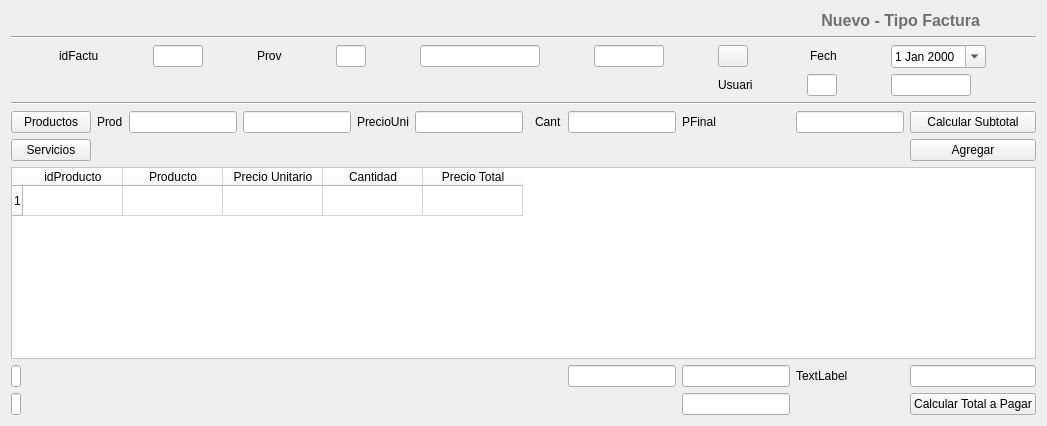
  <widget class="QWidget" name="centralwidget">
   <layout class="QVBoxLayout" name="verticalLayout_2">
    <item>
     <layout class="QVBoxLayout" name="verticalLayout">
      <item>
       <layout class="QHBoxLayout" name="horizontalLayout">
        <item>
         <widget class="QLabel" name="lb_titulo">
          <property name="sizePolicy">
           <sizepolicy hsizetype="Preferred" vsizetype="Fixed">
            <horstretch>0</horstretch>
            <verstretch>0</verstretch>
           </sizepolicy>
          </property>
          <property name="text">
           <string>&lt;html&gt;&lt;head/&gt;&lt;body&gt;&lt;p&gt;&lt;span style=&quot; font-size:12pt; font-weight:600; color:#6f6f6f;&quot;&gt;Nuevo - Tipo Factura&lt;/span&gt;&lt;/p&gt;&lt;/body&gt;&lt;/html&gt;</string>
          </property>
          <property name="alignment">
           <set>Qt::AlignRight|Qt::AlignTrailing|Qt::AlignVCenter</set>
          </property>
         </widget>
        </item>
        <item>
         <widget class="QLabel" name="label_2">
          <property name="sizePolicy">
           <sizepolicy hsizetype="Preferred" vsizetype="Fixed">
            <horstretch>0</horstretch>
            <verstretch>0</verstretch>
           </sizepolicy>
          </property>
          <property name="maximumSize">
           <size>
            <width>50</width>
            <height>50</height>
           </size>
          </property>
          <property name="text">
           <string/>
          </property>
          <property name="pixmap">
           <pixmap>iconos/3592812-document-general-letter-note-office-page-paper_107779.png</pixmap>
          </property>
          <property name="scaledContents">
           <bool>true</bool>
          </property>
         </widget>
        </item>
       </layout>
      </item>
      <item>
       <widget class="Line" name="line">
        <property name="orientation">
         <enum>Qt::Horizontal</enum>
        </property>
       </widget>
      </item>
     </layout>
    </item>
    <item>
     <layout class="QVBoxLayout" name="verticalLayout_8">
      <item>
       <layout class="QGridLayout" name="gridLayout_3">
        <item row="0" column="9">
         <widget class="QDateEdit" name="dateEdit">
          <property name="sizePolicy">
           <sizepolicy hsizetype="Fixed" vsizetype="Fixed">
            <horstretch>0</horstretch>
            <verstretch>0</verstretch>
           </sizepolicy>
          </property>
          <property name="calendarPopup">
           <bool>true</bool>
          </property>
         </widget>
        </item>
        <item row="0" column="1">
         <widget class="QLabel" name="label">
          <property name="sizePolicy">
           <sizepolicy hsizetype="Fixed" vsizetype="Fixed">
            <horstretch>0</horstretch>
            <verstretch>0</verstretch>
           </sizepolicy>
          </property>
          <property name="text">
           <string>idFactu</string>
          </property>
         </widget>
        </item>
        <item row="0" column="5">
         <widget class="QLineEdit" name="lineEdit_9">
          <property name="sizePolicy">
           <sizepolicy hsizetype="Fixed" vsizetype="Fixed">
            <horstretch>0</horstretch>
            <verstretch>0</verstretch>
           </sizepolicy>
          </property>
          <property name="minimumSize">
           <size>
            <width>120</width>
            <height>0</height>
           </size>
          </property>
          <property name="maximumSize">
           <size>
            <width>120</width>
            <height>16777215</height>
           </size>
          </property>
         </widget>
        </item>
        <item row="0" column="7">
         <widget class="QPushButton" name="pushButton">
          <property name="sizePolicy">
           <sizepolicy hsizetype="Fixed" vsizetype="Fixed">
            <horstretch>0</horstretch>
            <verstretch>0</verstretch>
           </sizepolicy>
          </property>
          <property name="minimumSize">
           <size>
            <width>30</width>
            <height>0</height>
           </size>
          </property>
          <property name="maximumSize">
           <size>
            <width>30</width>
            <height>16777215</height>
           </size>
          </property>
          <property name="layoutDirection">
           <enum>Qt::LeftToRight</enum>
          </property>
          <property name="text">
           <string/>
          </property>
          <property name="icon">
           <iconset>
            <normaloff>iconos/file-search_114412.png</normaloff>iconos/file-search_114412.png</iconset>
          </property>
         </widget>
        </item>
        <item row="0" column="2">
         <widget class="QLineEdit" name="lineEdit">
          <property name="sizePolicy">
           <sizepolicy hsizetype="Fixed" vsizetype="Fixed">
            <horstretch>0</horstretch>
            <verstretch>0</verstretch>
           </sizepolicy>
          </property>
          <property name="minimumSize">
           <size>
            <width>50</width>
            <height>0</height>
           </size>
          </property>
          <property name="maximumSize">
           <size>
            <width>50</width>
            <height>16777215</height>
           </size>
          </property>
         </widget>
        </item>
        <item row="0" column="8">
         <widget class="QLabel" name="label_5">
          <property name="sizePolicy">
           <sizepolicy hsizetype="Fixed" vsizetype="Fixed">
            <horstretch>0</horstretch>
            <verstretch>0</verstretch>
           </sizepolicy>
          </property>
          <property name="layoutDirection">
           <enum>Qt::RightToLeft</enum>
          </property>
          <property name="text">
           <string>Fech</string>
          </property>
         </widget>
        </item>
        <item row="0" column="6">
         <widget class="QLineEdit" name="lineEdit_3">
          <property name="sizePolicy">
           <sizepolicy hsizetype="Fixed" vsizetype="Fixed">
            <horstretch>0</horstretch>
            <verstretch>0</verstretch>
           </sizepolicy>
          </property>
          <property name="minimumSize">
           <size>
            <width>70</width>
            <height>0</height>
           </size>
          </property>
          <property name="maximumSize">
           <size>
            <width>70</width>
            <height>16777215</height>
           </size>
          </property>
         </widget>
        </item>
        <item row="0" column="3">
         <widget class="QLabel" name="label_3">
          <property name="sizePolicy">
           <sizepolicy hsizetype="Fixed" vsizetype="Fixed">
            <horstretch>0</horstretch>
            <verstretch>0</verstretch>
           </sizepolicy>
          </property>
          <property name="layoutDirection">
           <enum>Qt::RightToLeft</enum>
          </property>
          <property name="text">
           <string>Prov</string>
          </property>
          <property name="alignment">
           <set>Qt::AlignLeading|Qt::AlignLeft|Qt::AlignVCenter</set>
          </property>
         </widget>
        </item>
        <item row="0" column="4">
         <widget class="QLineEdit" name="lineEdit_2">
          <property name="sizePolicy">
           <sizepolicy hsizetype="Fixed" vsizetype="Fixed">
            <horstretch>0</horstretch>
            <verstretch>0</verstretch>
           </sizepolicy>
          </property>
          <property name="minimumSize">
           <size>
            <width>29</width>
            <height>0</height>
           </size>
          </property>
          <property name="maximumSize">
           <size>
            <width>30</width>
            <height>16777215</height>
           </size>
          </property>
         </widget>
        </item>
        <item row="1" column="9">
         <widget class="QLineEdit" name="lineEdit_11">
          <property name="sizePolicy">
           <sizepolicy hsizetype="Fixed" vsizetype="Fixed">
            <horstretch>0</horstretch>
            <verstretch>0</verstretch>
           </sizepolicy>
          </property>
          <property name="minimumSize">
           <size>
            <width>80</width>
            <height>0</height>
           </size>
          </property>
          <property name="maximumSize">
           <size>
            <width>80</width>
            <height>16777215</height>
           </size>
          </property>
         </widget>
        </item>
        <item row="1" column="8">
         <widget class="QLineEdit" name="lineEdit_19">
          <property name="sizePolicy">
           <sizepolicy hsizetype="Fixed" vsizetype="Fixed">
            <horstretch>0</horstretch>
            <verstretch>0</verstretch>
           </sizepolicy>
          </property>
          <property name="minimumSize">
           <size>
            <width>30</width>
            <height>0</height>
           </size>
          </property>
          <property name="maximumSize">
           <size>
            <width>30</width>
            <height>16777215</height>
           </size>
          </property>
         </widget>
        </item>
        <item row="1" column="7">
         <widget class="QLabel" name="label_9">
          <property name="sizePolicy">
           <sizepolicy hsizetype="Fixed" vsizetype="Fixed">
            <horstretch>0</horstretch>
            <verstretch>0</verstretch>
           </sizepolicy>
          </property>
          <property name="text">
           <string>Usuari</string>
          </property>
         </widget>
        </item>
       </layout>
      </item>
     </layout>
    </item>
    <item>
     <widget class="Line" name="line_2">
      <property name="orientation">
       <enum>Qt::Horizontal</enum>
      </property>
     </widget>
    </item>
    <item>
     <layout class="QGridLayout" name="gridLayout">
      <item row="0" column="2">
       <widget class="QLineEdit" name="lineEdit_12"/>
      </item>
      <item row="0" column="9">
       <widget class="QLabel" name="label_18">
        <property name="text">
         <string>PFinal</string>
        </property>
       </widget>
      </item>
      <item row="0" column="7">
       <widget class="QLabel" name="label_15">
        <property name="text">
         <string>Cant</string>
        </property>
       </widget>
      </item>
      <item row="4" column="9">
       <widget class="QLineEdit" name="lineEdit_5"/>
      </item>
      <item row="0" column="8">
       <widget class="QLineEdit" name="lineEdit_15"/>
      </item>
      <item row="4" column="0">
       <widget class="QLineEdit" name="lineEdit_4">
        <property name="sizePolicy">
         <sizepolicy hsizetype="Fixed" vsizetype="Fixed">
          <horstretch>0</horstretch>
          <verstretch>0</verstretch>
         </sizepolicy>
        </property>
        <property name="minimumSize">
         <size>
          <width>10</width>
          <height>0</height>
         </size>
        </property>
        <property name="maximumSize">
         <size>
          <width>10</width>
          <height>16777215</height>
         </size>
        </property>
       </widget>
      </item>
      <item row="0" column="0">
       <widget class="QPushButton" name="pushButton_4">
        <property name="text">
         <string>Productos</string>
        </property>
        <property name="icon">
         <iconset>
          <normaloff>iconos/file-search_114412.png</normaloff>iconos/file-search_114412.png</iconset>
        </property>
       </widget>
      </item>
      <item row="0" column="10">
       <widget class="QLineEdit" name="lineEdit_21"/>
      </item>
      <item row="2" column="0" colspan="12">
       <widget class="QTableWidget" name="tableWidget2">
        <property name="palette">
         <palette>
          <active>
           <colorrole role="WindowText">
            <brush brushstyle="SolidPattern">
             <color alpha="255">
              <red>0</red>
              <green>0</green>
              <blue>0</blue>
             </color>
            </brush>
           </colorrole>
           <colorrole role="Button">
            <brush brushstyle="SolidPattern">
             <color alpha="255">
              <red>255</red>
              <green>255</green>
              <blue>255</blue>
             </color>
            </brush>
           </colorrole>
           <colorrole role="Light">
            <brush brushstyle="SolidPattern">
             <color alpha="255">
              <red>255</red>
              <green>255</green>
              <blue>255</blue>
             </color>
            </brush>
           </colorrole>
           <colorrole role="Midlight">
            <brush brushstyle="SolidPattern">
             <color alpha="255">
              <red>255</red>
              <green>255</green>
              <blue>255</blue>
             </color>
            </brush>
           </colorrole>
           <colorrole role="Dark">
            <brush brushstyle="SolidPattern">
             <color alpha="255">
              <red>127</red>
              <green>127</green>
              <blue>127</blue>
             </color>
            </brush>
           </colorrole>
           <colorrole role="Mid">
            <brush brushstyle="SolidPattern">
             <color alpha="255">
              <red>170</red>
              <green>170</green>
              <blue>170</blue>
             </color>
            </brush>
           </colorrole>
           <colorrole role="Text">
            <brush brushstyle="SolidPattern">
             <color alpha="255">
              <red>0</red>
              <green>0</green>
              <blue>0</blue>
             </color>
            </brush>
           </colorrole>
           <colorrole role="BrightText">
            <brush brushstyle="SolidPattern">
             <color alpha="255">
              <red>255</red>
              <green>255</green>
              <blue>255</blue>
             </color>
            </brush>
           </colorrole>
           <colorrole role="ButtonText">
            <brush brushstyle="SolidPattern">
             <color alpha="255">
              <red>0</red>
              <green>0</green>
              <blue>0</blue>
             </color>
            </brush>
           </colorrole>
           <colorrole role="Base">
            <brush brushstyle="SolidPattern">
             <color alpha="255">
              <red>255</red>
              <green>255</green>
              <blue>255</blue>
             </color>
            </brush>
           </colorrole>
           <colorrole role="Window">
            <brush brushstyle="SolidPattern">
             <color alpha="255">
              <red>255</red>
              <green>255</green>
              <blue>255</blue>
             </color>
            </brush>
           </colorrole>
           <colorrole role="Shadow">
            <brush brushstyle="SolidPattern">
             <color alpha="255">
              <red>0</red>
              <green>0</green>
              <blue>0</blue>
             </color>
            </brush>
           </colorrole>
           <colorrole role="AlternateBase">
            <brush brushstyle="SolidPattern">
             <color alpha="255">
              <red>255</red>
              <green>255</green>
              <blue>255</blue>
             </color>
            </brush>
           </colorrole>
           <colorrole role="ToolTipBase">
            <brush brushstyle="SolidPattern">
             <color alpha="255">
              <red>255</red>
              <green>255</green>
              <blue>220</blue>
             </color>
            </brush>
           </colorrole>
           <colorrole role="ToolTipText">
            <brush brushstyle="SolidPattern">
             <color alpha="255">
              <red>0</red>
              <green>0</green>
              <blue>0</blue>
             </color>
            </brush>
           </colorrole>
           <colorrole role="PlaceholderText">
            <brush brushstyle="SolidPattern">
             <color alpha="128">
              <red>0</red>
              <green>0</green>
              <blue>0</blue>
             </color>
            </brush>
           </colorrole>
          </active>
          <inactive>
           <colorrole role="WindowText">
            <brush brushstyle="SolidPattern">
             <color alpha="255">
              <red>0</red>
              <green>0</green>
              <blue>0</blue>
             </color>
            </brush>
           </colorrole>
           <colorrole role="Button">
            <brush brushstyle="SolidPattern">
             <color alpha="255">
              <red>255</red>
              <green>255</green>
              <blue>255</blue>
             </color>
            </brush>
           </colorrole>
           <colorrole role="Light">
            <brush brushstyle="SolidPattern">
             <color alpha="255">
              <red>255</red>
              <green>255</green>
              <blue>255</blue>
             </color>
            </brush>
           </colorrole>
           <colorrole role="Midlight">
            <brush brushstyle="SolidPattern">
             <color alpha="255">
              <red>255</red>
              <green>255</green>
              <blue>255</blue>
             </color>
            </brush>
           </colorrole>
           <colorrole role="Dark">
            <brush brushstyle="SolidPattern">
             <color alpha="255">
              <red>127</red>
              <green>127</green>
              <blue>127</blue>
             </color>
            </brush>
           </colorrole>
           <colorrole role="Mid">
            <brush brushstyle="SolidPattern">
             <color alpha="255">
              <red>170</red>
              <green>170</green>
              <blue>170</blue>
             </color>
            </brush>
           </colorrole>
           <colorrole role="Text">
            <brush brushstyle="SolidPattern">
             <color alpha="255">
              <red>0</red>
              <green>0</green>
              <blue>0</blue>
             </color>
            </brush>
           </colorrole>
           <colorrole role="BrightText">
            <brush brushstyle="SolidPattern">
             <color alpha="255">
              <red>255</red>
              <green>255</green>
              <blue>255</blue>
             </color>
            </brush>
           </colorrole>
           <colorrole role="ButtonText">
            <brush brushstyle="SolidPattern">
             <color alpha="255">
              <red>0</red>
              <green>0</green>
              <blue>0</blue>
             </color>
            </brush>
           </colorrole>
           <colorrole role="Base">
            <brush brushstyle="SolidPattern">
             <color alpha="255">
              <red>255</red>
              <green>255</green>
              <blue>255</blue>
             </color>
            </brush>
           </colorrole>
           <colorrole role="Window">
            <brush brushstyle="SolidPattern">
             <color alpha="255">
              <red>255</red>
              <green>255</green>
              <blue>255</blue>
             </color>
            </brush>
           </colorrole>
           <colorrole role="Shadow">
            <brush brushstyle="SolidPattern">
             <color alpha="255">
              <red>0</red>
              <green>0</green>
              <blue>0</blue>
             </color>
            </brush>
           </colorrole>
           <colorrole role="AlternateBase">
            <brush brushstyle="SolidPattern">
             <color alpha="255">
              <red>255</red>
              <green>255</green>
              <blue>255</blue>
             </color>
            </brush>
           </colorrole>
           <colorrole role="ToolTipBase">
            <brush brushstyle="SolidPattern">
             <color alpha="255">
              <red>255</red>
              <green>255</green>
              <blue>220</blue>
             </color>
            </brush>
           </colorrole>
           <colorrole role="ToolTipText">
            <brush brushstyle="SolidPattern">
             <color alpha="255">
              <red>0</red>
              <green>0</green>
              <blue>0</blue>
             </color>
            </brush>
           </colorrole>
           <colorrole role="PlaceholderText">
            <brush brushstyle="SolidPattern">
             <color alpha="128">
              <red>0</red>
              <green>0</green>
              <blue>0</blue>
             </color>
            </brush>
           </colorrole>
          </inactive>
          <disabled>
           <colorrole role="WindowText">
            <brush brushstyle="SolidPattern">
             <color alpha="255">
              <red>127</red>
              <green>127</green>
              <blue>127</blue>
             </color>
            </brush>
           </colorrole>
           <colorrole role="Button">
            <brush brushstyle="SolidPattern">
             <color alpha="255">
              <red>255</red>
              <green>255</green>
              <blue>255</blue>
             </color>
            </brush>
           </colorrole>
           <colorrole role="Light">
            <brush brushstyle="SolidPattern">
             <color alpha="255">
              <red>255</red>
              <green>255</green>
              <blue>255</blue>
             </color>
            </brush>
           </colorrole>
           <colorrole role="Midlight">
            <brush brushstyle="SolidPattern">
             <color alpha="255">
              <red>255</red>
              <green>255</green>
              <blue>255</blue>
             </color>
            </brush>
           </colorrole>
           <colorrole role="Dark">
            <brush brushstyle="SolidPattern">
             <color alpha="255">
              <red>127</red>
              <green>127</green>
              <blue>127</blue>
             </color>
            </brush>
           </colorrole>
           <colorrole role="Mid">
            <brush brushstyle="SolidPattern">
             <color alpha="255">
              <red>170</red>
              <green>170</green>
              <blue>170</blue>
             </color>
            </brush>
           </colorrole>
           <colorrole role="Text">
            <brush brushstyle="SolidPattern">
             <color alpha="255">
              <red>127</red>
              <green>127</green>
              <blue>127</blue>
             </color>
            </brush>
           </colorrole>
           <colorrole role="BrightText">
            <brush brushstyle="SolidPattern">
             <color alpha="255">
              <red>255</red>
              <green>255</green>
              <blue>255</blue>
             </color>
            </brush>
           </colorrole>
           <colorrole role="ButtonText">
            <brush brushstyle="SolidPattern">
             <color alpha="255">
              <red>127</red>
              <green>127</green>
              <blue>127</blue>
             </color>
            </brush>
           </colorrole>
           <colorrole role="Base">
            <brush brushstyle="SolidPattern">
             <color alpha="255">
              <red>255</red>
              <green>255</green>
              <blue>255</blue>
             </color>
            </brush>
           </colorrole>
           <colorrole role="Window">
            <brush brushstyle="SolidPattern">
             <color alpha="255">
              <red>255</red>
              <green>255</green>
              <blue>255</blue>
             </color>
            </brush>
           </colorrole>
           <colorrole role="Shadow">
            <brush brushstyle="SolidPattern">
             <color alpha="255">
              <red>0</red>
              <green>0</green>
              <blue>0</blue>
             </color>
            </brush>
           </colorrole>
           <colorrole role="AlternateBase">
            <brush brushstyle="SolidPattern">
             <color alpha="255">
              <red>255</red>
              <green>255</green>
              <blue>255</blue>
             </color>
            </brush>
           </colorrole>
           <colorrole role="ToolTipBase">
            <brush brushstyle="SolidPattern">
             <color alpha="255">
              <red>255</red>
              <green>255</green>
              <blue>220</blue>
             </color>
            </brush>
           </colorrole>
           <colorrole role="ToolTipText">
            <brush brushstyle="SolidPattern">
             <color alpha="255">
              <red>0</red>
              <green>0</green>
              <blue>0</blue>
             </color>
            </brush>
           </colorrole>
           <colorrole role="PlaceholderText">
            <brush brushstyle="SolidPattern">
             <color alpha="128">
              <red>0</red>
              <green>0</green>
              <blue>0</blue>
             </color>
            </brush>
           </colorrole>
          </disabled>
         </palette>
        </property>
        <row>
         <property name="text">
          <string>1</string>
         </property>
        </row>
        <column>
         <property name="text">
          <string>idProducto</string>
         </property>
        </column>
        <column>
         <property name="text">
          <string>Producto</string>
         </property>
        </column>
        <column>
         <property name="text">
          <string>Precio Unitario</string>
         </property>
        </column>
        <column>
         <property name="text">
          <string>Cantidad</string>
         </property>
        </column>
        <column>
         <property name="text">
          <string>Precio Total</string>
         </property>
        </column>
       </widget>
      </item>
      <item row="0" column="1">
       <widget class="QLabel" name="label_10">
        <property name="text">
         <string>Prod</string>
        </property>
       </widget>
      </item>
      <item row="3" column="10">
       <widget class="QLabel" name="label_17">
        <property name="text">
         <string>TextLabel</string>
        </property>
       </widget>
      </item>
      <item row="3" column="9">
       <widget class="QLineEdit" name="lineEdit_17"/>
      </item>
      <item row="0" column="4">
       <widget class="QLabel" name="label_13">
        <property name="text">
         <string>PrecioUni</string>
        </property>
       </widget>
      </item>
      <item row="0" column="5">
       <widget class="QLineEdit" name="lineEdit_20">
        <property name="sizePolicy">
         <sizepolicy hsizetype="Expanding" vsizetype="Fixed">
          <horstretch>0</horstretch>
          <verstretch>0</verstretch>
         </sizepolicy>
        </property>
       </widget>
      </item>
      <item row="0" column="3">
       <widget class="QLineEdit" name="lineEdit_13">
        <property name="sizePolicy">
         <sizepolicy hsizetype="Fixed" vsizetype="Fixed">
          <horstretch>0</horstretch>
          <verstretch>0</verstretch>
         </sizepolicy>
        </property>
       </widget>
      </item>
      <item row="3" column="11">
       <widget class="QLineEdit" name="lineEdit_18"/>
      </item>
      <item row="3" column="0">
       <widget class="QLineEdit" name="lineEdit_22">
        <property name="sizePolicy">
         <sizepolicy hsizetype="Fixed" vsizetype="Fixed">
          <horstretch>0</horstretch>
          <verstretch>0</verstretch>
         </sizepolicy>
        </property>
        <property name="minimumSize">
         <size>
          <width>10</width>
          <height>0</height>
         </size>
        </property>
        <property name="maximumSize">
         <size>
          <width>10</width>
          <height>16777215</height>
         </size>
        </property>
       </widget>
      </item>
      <item row="0" column="11">
       <widget class="QPushButton" name="pushButton_6">
        <property name="text">
         <string>Calcular Subtotal</string>
        </property>
       </widget>
      </item>
      <item row="3" column="8">
       <widget class="QLineEdit" name="lineEdit_16"/>
      </item>
      <item row="1" column="11">
       <widget class="QPushButton" name="pushButton_5">
        <property name="text">
         <string>Agregar</string>
        </property>
       </widget>
      </item>
      <item row="4" column="11">
       <widget class="QPushButton" name="pushButton_7">
        <property name="text">
         <string>Calcular Total a Pagar</string>
        </property>
       </widget>
      </item>
      <item row="1" column="0">
       <widget class="QPushButton" name="pushButton_8">
        <property name="text">
         <string>Servicios</string>
        </property>
       </widget>
      </item>
     </layout>
    </item>
   </layout>
  </widget>
